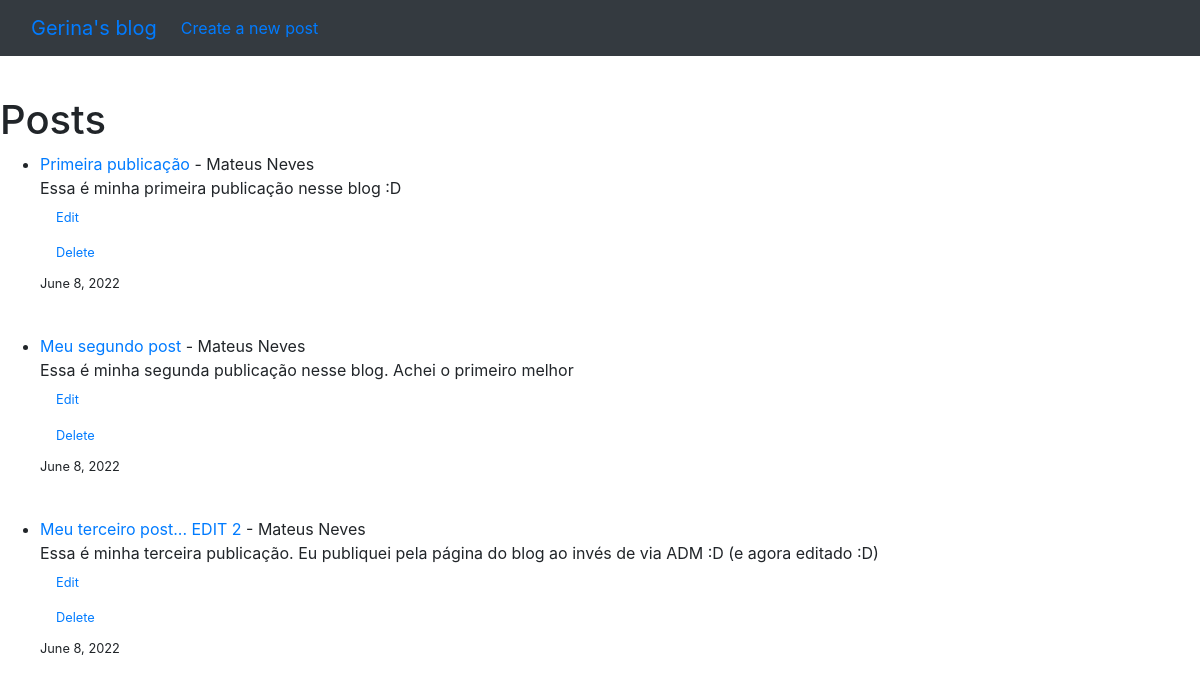
Before: / with the older database file.
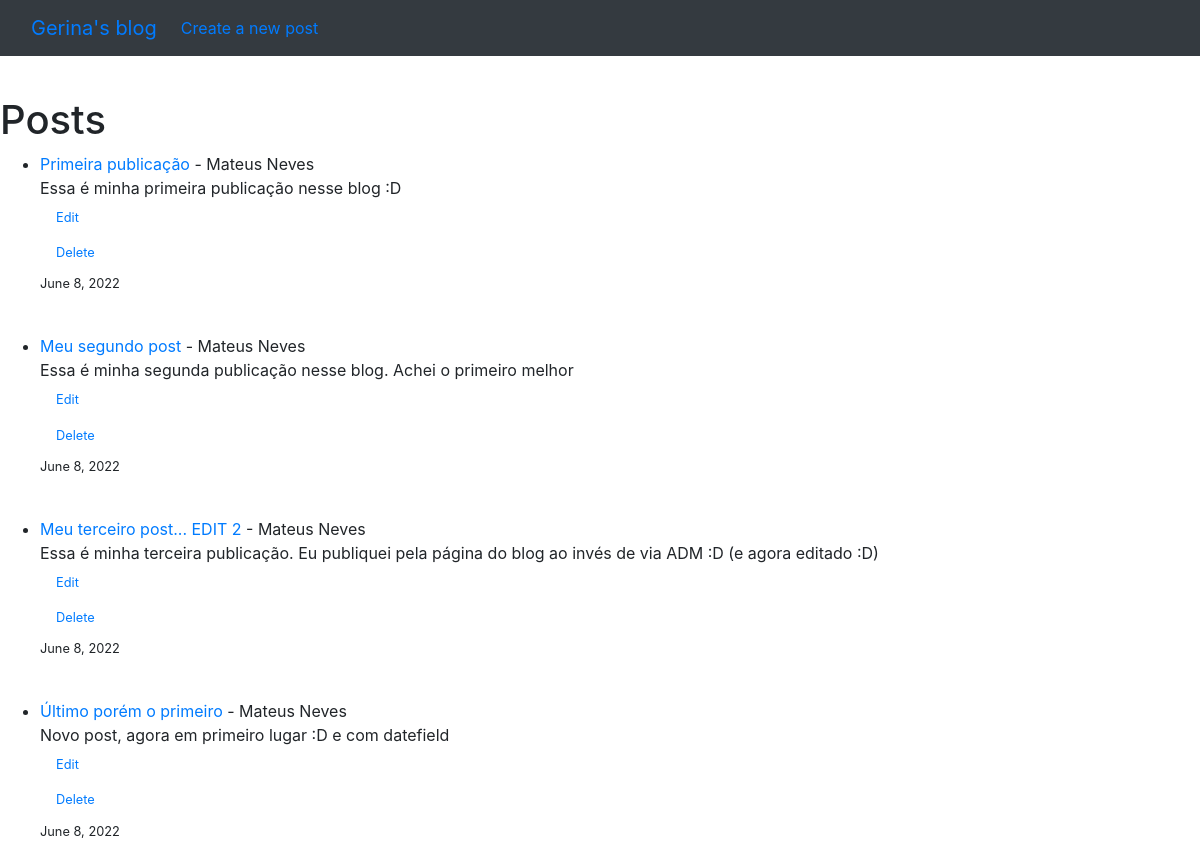
After: the same page with the newer database file.
### theblog/models.py (models this page shows, shortened)
class Post(models.Model):
    title = models.CharField(max_length=255)
    author = models.ForeignKey(User, on_delete=models.CASCADE)
    body = models.TextField()
    title_tag = models.CharField(max_length=255, default=title)
    post_date = models.DateField(auto_now_add=True)

### theblog/views.py (the view)
# urls.py: path('', HomeView.as_view(), name='home'),
class HomeView(ListView):
    model = Post
    template_name = 'home.html'
    ordering = ['-post_date']

### theblog/templates/home.html
   {% extends 'base.html'%}
    {% block content %}
<p>
   <h1>Posts </h1>
    <ul>
    {% for post in object_list %}
    <li>   <div class="table"><a href="{%url 'article-detail' post.pk%}">{{ post.title }} </a> - {{post.author.first_name}}
        {{ post.author.last_name }} <br>
        {{ post.body }}
        <small><a class="nav-link" href="{% url 'update_post' post.pk %}">Edit</a></small>
        <small><a class="nav-link" href="{% url 'delete_post' post.pk %}">Delete</a></small>
        <small>{{ post.post_date }}</small></div>
    </li>
        <br>
    {% endfor %}
    </ul>
</p>
    {%endblock%}

### theblog/templates/base.html (shortened to what this page needs)
<!doctype html>
<html lang="en">
  <head>
    <link rel="stylesheet" href="https://cdn.jsdelivr.net/npm/bootstrap@4.4.1/dist/css/bootstrap.min.css">
  </head>
  <body>
  <nav class="navbar navbar-expand-lg bg-dark">
  <div class="container-fluid">
    <a class="navbar-brand" href="{% url 'home' %}">Gerina's blog</a>
    <div class="collapse navbar-collapse" id="navbarSupportedContent">
      <ul class="navbar-nav me-auto mb-2 mb-lg-0">
        <li class="nav-item">
          <a class="nav-link" href="{% url 'add_post' %}">Create a new post</a>
        </li>
      </ul>
    </div>
  </div>
</nav>
  <br>
    {%block content%}
    {%endblock%}
  </body>
</html>

Changed rows visible on the page:
added Post: title "Último porém o primeiro", author.first_name "Mateus", author.last_name "Neves", body "Novo post, agora em primeiro lugar :D e com datefield", post_date "June 8, 2022"
